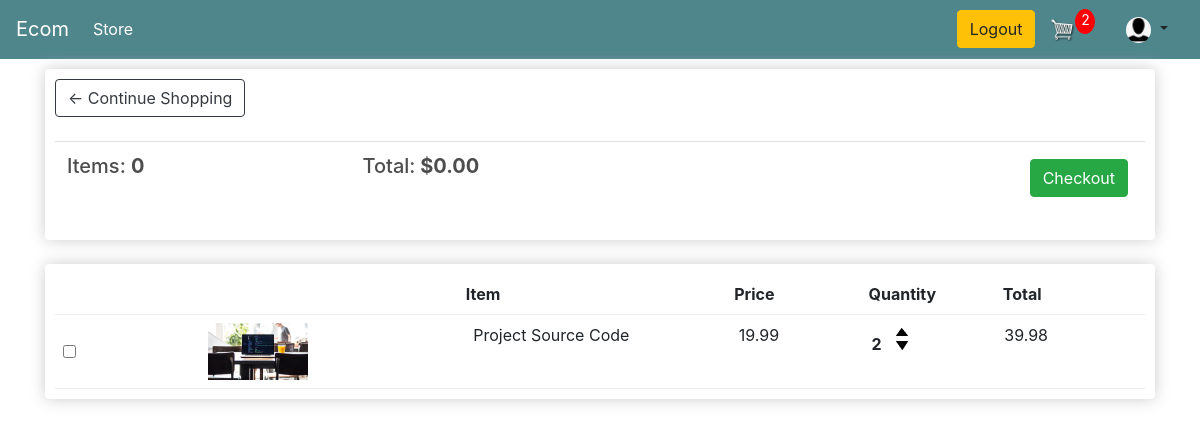
The page /cart/ (signed in) on the database as committed earlier.
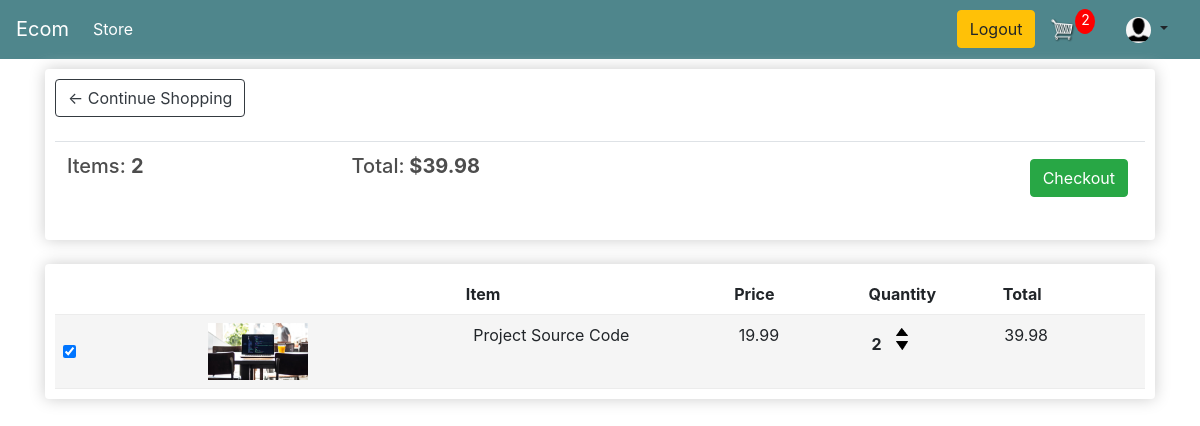
The same page on the database as committed later.
### store/models.py (models this page shows, shortened)
class Customer(models.Model):
    id = models.AutoField(primary_key=True)
    user = models.OneToOneField(User, on_delete=models.CASCADE, default='', related_name='customer', null=True)
    name = models.CharField(max_length=200, null=True)
    email = models.EmailField(max_length=200, null=True)
    image = models.ImageField(default='default.png', upload_to="profile_pics")

class Cart(models.Model):
    customer = models.ForeignKey(Customer, on_delete=models.SET_NULL, null=True, blank=True)
    created = models.DateTimeField(auto_now_add=True)
    modified = models.DateTimeField(auto_now=True)
    transaction_id = models.CharField(max_length=100, null=True)
    @property
    def get_cart_total(self):
        cart_items = self.cartitem_set.filter(is_checked=True)
        return sum([item.get_total for item in cart_items])
    @property
    def get_all_cart_item_count(self):
        cart_items = self.cartitem_set.all()
        return sum([item.quantity for item in cart_items])
    @property
    def get_checked_item_count(self):
        cart_items = self.cartitem_set.filter(is_checked=True)
        return sum([item.quantity for item in cart_items])

class CartItem(models.Model):
    product = models.ForeignKey(Product, on_delete=models.SET_NULL, null=True, blank=True)
    cart = models.ForeignKey(Cart, on_delete=models.SET_NULL, null=True, blank=True)
    quantity = models.IntegerField(default=0, null=True, blank=True)
    is_checked = models.BooleanField(default=True)
    date_added = models.DateTimeField(auto_now_add=True)
    @property
    def get_total(self):
        return self.quantity * self.product.price

class Product(models.Model):
    name = models.CharField(max_length=200, null=True)
    price = models.FloatField()
    discount_price = models.FloatField(default=0.0)
    digital = models.BooleanField(default=False, null=True, blank=True)
    image = models.ImageField(null=True, blank=True)
    @property
    def imageURL(self):
        try:
            url = self.image.url
        except:
            url = ''
        return url

### store/views.py (the view)
# urls.py: path('cart/', store_views.cart, name = 'cart'),
def cart(request):
    cookieData = cartData(request=request)
    items = cookieData['items']
    products = getProductListFromCartItems(request, items)
    stockInfoList = getStockInfoList(products)
    cartInfoList = list(zip(items, stockInfoList))
    context={'cartInfoList': cartInfoList, 'cart': cookieData['cart'], 'noOfCartItems':  cookieData['noOfCartItems']}
    if not request.user.is_authenticated:
        messages.success(request, "Guest Checkout Feature!! You can now order without Login into the site! If all the cart-items are digital, you will not have to give your shipping address also!")
    return render(request, 'store/cart.html', context)

### store/models.py (called while the page is built)
    @property
    def no_of_purchased_unit(self):
        all_purchased_items = PurchasedItem.objects.filter(product=self.product)
        return sum([item.quantity for item in all_purchased_items]) if len(all_purchased_items) > 0 else 0

    @property
    def no_of_sold_unit(self):
        all_sold_items = SoldItem.objects.filter(product=self.product)
        return sum([item.quantity for item in all_sold_items]) if len(all_sold_items) > 0 else 0

    @property
    def no_of_item_in_stock(self):
        return self.no_of_purchased_unit - self.no_of_sold_unit

    @property
    def effective_order_limit(self):
        return min(self.order_limit, self.no_of_item_in_stock)

### store/utils.py (called while the page is built)
def cartData(request):
    if request.user.is_authenticated:
        customer = request.user.customer
        cart, created = Cart.objects.get_or_create(customer=customer)
        items = cart.cartitem_set.all()
        noOfCartItems = cart.get_all_cart_item_count
    else:
        cookieData = cookieCart(request=request)
        noOfCartItems = cookieData['noOfCartItems']
        cart = cookieData['cart']
        items = cookieData['items']
    return {
        'noOfCartItems': noOfCartItems,
        'cart': cart,
        'items': items
    }

def getStockInfoList(products):
    stockInfoList = []
    for product in products:
        stockItem = Stock.objects.filter(product=product.id).first()
        if stockItem is not None:
            stockInfoList.append({ 'effectiveOrderLimit': stockItem.effective_order_limit })
        else:
            stockInfoList.append({ 'effectiveOrderLimit': 0 })
    return stockInfoList

def getProductListFromCartItems(request, items):
    productList = []
    for item in items:
        if request.user.is_authenticated:
            productList.append(item.product)
        else:
            product = Product.objects.get(id=item['product']['id'])
            productList.append(product)
    return productList

### templates/store/cart.html (shortened to what this page needs)
{% extends 'store/main.html' %}
{% load static %}
{% block content %}
    <div class="row">
        <div class="col-lg-12">
            <div class="box-element">
                <a  class="btn btn-outline-dark" href="{% url 'store' %}">&#x2190; Continue Shopping</a>
                <br>
                <br>
                <table class="table">
                    <tr>
                        <th><h5>Items: <strong>{{ cart.get_checked_item_count }} </strong></h5></th>
                        <th><h5>Total:<strong> ${{cart.get_cart_total|floatformat:2}} </strong></h5></th>
                        <th>
                            <a id="checkout-button"  style="float:right; margin:5px;" class="btn btn-success" href="{% url 'checkout' %}">Checkout</a>
                        </th>
                    </tr>
                </table>
            </div>
            <br>
            <div class="box-element">
                <div class="cart-row p-2 m-0">
                    <div style="flex:1"></div>
                    <div style="flex:2"></div>
                    <div style="flex:2"><strong>Item</strong></div>
                    <div style="flex:1"><strong>Price</strong></div>
                    <div style="flex:1"><strong>Quantity</strong></div>
                    <div style="flex:1"><strong>Total</strong></div>
                </div>
                {% for item, stockInfo in cartInfoList %}
                    {% if item.is_checked %}
                    <div id="cart-item-id-{{ forloop.counter0 }}" style="background-color:#f5f5f5;">
                    {% else %}
                    <div id="cart-item-id-{{ forloop.counter0 }}">
                    {% endif %}
                        <div class="cart-row p-2 m-0">
                            <div class="form-check form-check-inline" style="flex:1">
                                {% if item.is_checked %}
                                    <input  data-product={{item.product.id}} data-action="check-uncheck" class="form-check-input update-cart checked" type="checkbox" id="id_{{item.product.id}}" value="{{item.product.id}}" checked>
                                {% else %}
                                    <input  data-product={{item.product.id}} data-action="check-uncheck" class="form-check-input update-cart" type="checkbox" id="id_{{item.product.id}}" value="{{item.product.id}}">
                                {% endif %}
                            </div>
                            <div style="flex:2"><img class="row-image" src="{{item.product.imageURL}}"></div>
                            <div style="flex:2"><p>{{item.product.name}}</p></div>
                            <div style="flex:1"><p>{{item.product.price|floatformat:2}} </p></div>
                            <div style="flex:1">
                                <p class="quantity">{{item.quantity}}</p>
                                <div class="quantity">
                                    {% if stockInfo.effectiveOrderLimit %}
                                        {% if item.quantity <= stockInfo.effectiveOrderLimit %}
                                            <img data-product={{item.product.id}} data-action="add"  class="chg-quantity update-cart" src="{% static  'images/arrow-up.png' %}">
                                        {% endif %}
                                    {% else %}
                                        <script>
                                            document.getElementById("cart-item-id-{{ forloop.counter0 }}").classList.add("border")
                                            document.getElementById("cart-item-id-{{ forloop.counter0 }}").classList.add("border-danger")
                                        </script>
                                    {% endif %}
                                    <img data-product={{item.product.id}} data-action="remove"  class="chg-quantity update-cart" src="{% static  'images/arrow-down.png' %}">
                                </div>
                            </div>
                            <div style="flex:1"><p>{{item.get_total|floatformat:2}} </p></div>
                        </div>
                    </div>
                {% endfor %}
        </div>
    </div>
    <link rel="stylesheet" href="https://cdn.jsdelivr.net/npm/pixeden-stroke-7-icon@1.2.3/pe-icon-7-stroke/dist/pe-icon-7-stroke.min.css">
    <link href="https://cdn.jsdelivr.net/npm/bootstrap@4.4.1/dist/css/bootstrap.min.css" rel="stylesheet">
{% endblock content %}

### templates/store/main.html (shortened to what this page needs)
<!DOCTYPE html>
{% load static %}
<html>
    <head>
           <link rel="stylesheet" href="https://stackpath.bootstrapcdn.com/bootstrap/4.4.1/css/bootstrap.min.css">
           <link rel="stylesheet" type="text/css" href="{% static 'css/main.css' %}">
            <link href="https://cdn.jsdelivr.net/npm/bootstrap@4.4.1/dist/css/bootstrap.min.css" rel="stylesheet">
            <link rel="stylesheet" href="https://cdn.jsdelivr.net/npm/pixeden-stroke-7-icon@1.2.3/pe-icon-7-stroke/dist/pe-icon-7-stroke.min.css">
    </head>
    <body>
        <nav class="navbar navbar-expand-lg navbar-dark bg-dark" style="background-color:#4f868c !important">
            <a class="navbar-brand" href="{% url 'store' %}">Ecom</a>
            <div class="collapse navbar-collapse" id="navbarSupportedContent">
                <ul class="navbar-nav mr-auto">
                    <li class="nav-item active">
                        <a class="nav-link" href="{% url 'store' %}">Store <span class="sr-only">(current)</span></a>
                    </li>
                </ul>
                <div class="form-inline my-2 my-lg-0">
                    {% if user.is_authenticated %}
                        <a href={%url 'logout'%} class="btn btn-warning">Logout</a>
                    {% else %}
                        <a href={%url 'login'%} class="btn btn-warning mr-3">Login</a>
                        {% comment %} <a class="nav-item nav-link" href={%url 'login'%}>Login</a> {% endcomment %}
                        <a href={%url 'register'%} class="btn btn-success">Register</a>
                    {% endif %}
                    <a href="{% url 'cart' %}">
                        <img  id="cart-icon" src="{% static 'images/cart.png' %}">
                    </a>
                    <p id="cart-total">{{ noOfCartItems }}</p>
                </div>
                <div class="nav-item dropdown p-0 m-0">
                    <a class="nav-link dropdown-toggle" role="button" data-toggle="dropdown" aria-haspopup="true" aria-expanded="false">
                        <img id="profile-icon" class="rounded-circle article-img" src="{{ request.user.customer.image.url }}">
                    </a>
                </div>
            </div>
        </nav>
         <div class="container">
            {% block content %}
            {% endblock content %}
         </div>
    </body>
</html>

### static/css/main.css (style rules this page uses)
body { background-color: hsl(0, 0%, 98%); }
h1,h2,h3,h4,h5,h6 { color:hsl(0, 0%, 30%); }
.box-element { box-shadow:hsl(0, 0%, 80%) 0 0 16px; background-color: #fff; border-radius: 4px; padding: 10px; }
.bg-dark { background-color: #4f868c!important; }
#cart-icon { width:25px; display: inline-block; margin-left: 15px; }
#profile-icon { width:25px; display: inline-block; margin-left: 15px; }
#cart-total { display: block; text-align: center; color:#fff; background-color: red; width: 20px; height: 25px; border-radius: 50%; font-size: 14px; }
.col-lg-4, .col-lg-6, .col-lg-8, .col-lg-12 { margin-top: 10px; }
.btn { border-radius: 0; }
.row-image { width: 100px; }
.cart-row { display: flex; align-items: flex-stretch; padding-bottom: 10px; margin-bottom: 10px; border-bottom: 1px solid #ececec; }
.quantity { display: inline-block; font-weight: 700; padding-right:10px; }
.chg-quantity { width: 12px; cursor: pointer; display: block; margin-top: 5px; transition:.1s; }

Rows that differ between the two databases and show on the page:
computed for Cart: get_checked_item_count "0" → "2"; get_cart_total "0.00" → "39.98"
changed CartItem "Project Source Code": is_checked False → True (drawn); product.id "☐" → "☑"
